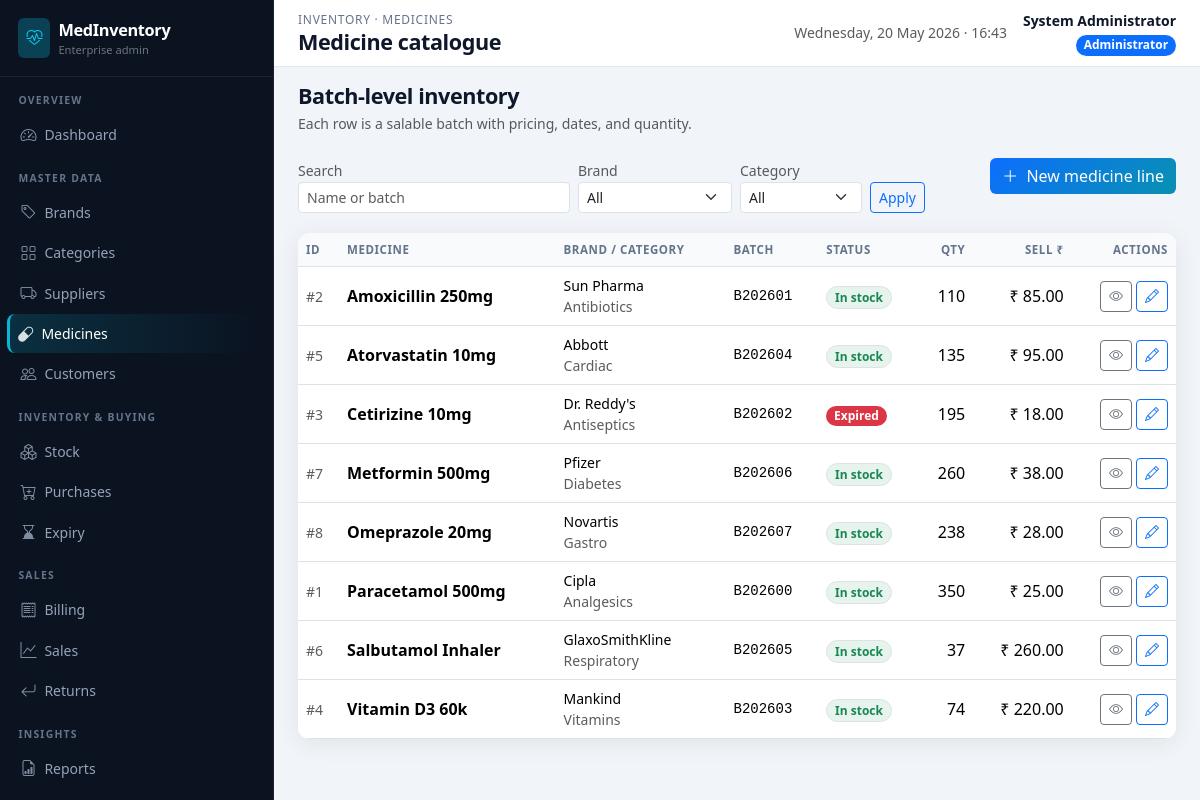
Page /admin/medicines (signed in) on the committed database.
### app/models.py (models this page shows, shortened)
class User(UserMixin, db.Model):
    __tablename__ = "users"
    id = db.Column(db.Integer, primary_key=True)
    username = db.Column(db.String(80), unique=True, nullable=False, index=True)
    password_hash = db.Column(db.String(256), nullable=False)
    full_name = db.Column(db.String(120), nullable=False)
    email = db.Column(db.String(120))
    phone = db.Column(db.String(32))
    role = db.Column(db.String(20), nullable=False, default="staff")  # admin | staff
    is_active = db.Column(db.Boolean, default=True)
    created_at = db.Column(db.DateTime, default=datetime.utcnow)
    bills = db.relationship("Bill", backref="staff", lazy="dynamic")
    returns = db.relationship("MedicineReturn", backref="staff", lazy="dynamic")

class Medicine(db.Model):
    __tablename__ = "medicines"
    id = db.Column(db.Integer, primary_key=True)
    name = db.Column(db.String(160), nullable=False, index=True)
    brand_id = db.Column(db.Integer, db.ForeignKey("brands.id"), nullable=False)
    category_id = db.Column(db.Integer, db.ForeignKey("categories.id"), nullable=False)
    supplier_id = db.Column(db.Integer, db.ForeignKey("suppliers.id"), nullable=False)
    batch_number = db.Column(db.String(80), nullable=False, index=True)
    manufacturing_date = db.Column(db.Date, nullable=False)
    expiry_date = db.Column(db.Date, nullable=False, index=True)
    purchase_price = db.Column(db.Numeric(12, 2), nullable=False)
    selling_price = db.Column(db.Numeric(12, 2), nullable=False)
    quantity = db.Column(db.Integer, nullable=False, default=0)
    min_stock_level = db.Column(db.Integer, nullable=False, default=10)
    description = db.Column(db.Text)
    created_at = db.Column(db.DateTime, default=datetime.utcnow)
    bill_items = db.relationship("BillItem", backref="medicine", lazy="dynamic")
    purchase_lines = db.relationship("Purchase", backref="medicine", lazy="dynamic")

class Brand(db.Model):
    __tablename__ = "brands"
    id = db.Column(db.Integer, primary_key=True)
    name = db.Column(db.String(120), unique=True, nullable=False, index=True)
    description = db.Column(db.Text)
    medicines = db.relationship("Medicine", backref="brand", lazy="dynamic")

class Category(db.Model):
    __tablename__ = "categories"
    id = db.Column(db.Integer, primary_key=True)
    name = db.Column(db.String(120), unique=True, nullable=False, index=True)
    description = db.Column(db.Text)
    medicines = db.relationship("Medicine", backref="category", lazy="dynamic")

### app/admin_routes.py (the view, shortened to what this page needs)
@admin_bp.route("/medicines")
@login_required
@admin_required
def medicines():
    q = (request.args.get("q") or "").strip()
    brand_id = request.args.get("brand_id", type=int)
    cat_id = request.args.get("category_id", type=int)
    page = request.args.get("page", 1, type=int) or 1
    query = Medicine.query
    if brand_id:
        query = query.filter_by(brand_id=brand_id)
    if cat_id:
        query = query.filter_by(category_id=cat_id)
    query = query.order_by(Medicine.name, Medicine.batch_number)
    pagination = query.paginate(page=page, per_page=12, error_out=False)
    return render_template(
        "admin/medicines_list.html",
        medicines=pagination.items,
        pagination=pagination,
        brands=Brand.query.order_by(Brand.name).all(),
        categories=Category.query.order_by(Category.name).all(),
        suppliers=Supplier.query.order_by(Supplier.name).all(),
        q=q,
        brand_id=brand_id,
        category_id=cat_id,
    )

### app/utils.py (called while the page is built)
def admin_required(view):
    @wraps(view)
    def wrapped(*args, **kwargs):
        if not current_user.is_authenticated:
            flash("Please log in to continue.", "warning")
            return redirect(url_for("main.login", next=request.url))
        if current_user.role != "admin":
            flash("You do not have permission to access that page.", "danger")
            return redirect(url_for("staff.dashboard"))
        return view(*args, **kwargs)
    return wrapped

### app/templates/admin/medicines_list.html (shortened to what this page needs)
{% extends "admin/layout.html" %}
{% from "admin/_macros.html" import page_heading, toolbar_search, action_group, pagination_nav, badge_stock with context %}
{% block breadcrumb %}Inventory · Medicines{% endblock %}
{% block page_title %}Medicine catalogue{% endblock %}
{% block content %}
{{ page_heading("Batch-level inventory", "Each row is a salable batch with pricing, dates, and quantity.") }}
<div class="page-action-bar align-items-start">
  <form class="row g-2 align-items-end flex-grow-1" method="get" action="{{ url_for('admin.medicines') }}">
    <div class="col-auto flex-grow-1" style="min-width:200px;max-width:280px">
      <label class="small text-muted">Search</label>
      <input type="search" class="form-control form-control-sm" name="q" value="{{ q }}" placeholder="Name or batch">
    </div>
    <div class="col-auto">
      <label class="small text-muted">Brand</label>
      <select class="form-select form-select-sm" name="brand_id"><option value="">All</option>{% for b in brands %}<option value="{{ b.id }}" {% if brand_id == b.id %}selected{% endif %}>{{ b.name }}</option>{% endfor %}</select>
    </div>
    <div class="col-auto">
      <label class="small text-muted">Category</label>
      <select class="form-select form-select-sm" name="category_id"><option value="">All</option>{% for c in categories %}<option value="{{ c.id }}" {% if category_id == c.id %}selected{% endif %}>{{ c.name }}</option>{% endfor %}</select>
    </div>
    <div class="col-auto"><button type="submit" class="btn btn-sm btn-outline-primary mt-3">Apply</button></div>
  </form>
  <a href="{{ url_for('admin.medicine_new') }}" class="btn btn-brand"><i class="bi bi-plus-lg me-1"></i> New medicine line</a>
</div>
<div class="card card-soft table-responsive">
  <table class="table table-hover align-middle mb-0">
    <thead><tr><th>ID</th><th>Medicine</th><th>Brand / Category</th><th>Batch</th><th>Status</th><th class="text-end">Qty</th><th class="text-end">Sell ₹</th><th class="text-end">Actions</th></tr></thead>
    <tbody>
      {% for m in medicines %}
      <tr>
        <td class="small text-muted">#{{ m.id }}</td>
        <td class="fw-semibold">{{ m.name }}</td>
        <td class="small"><div>{{ m.brand.name }}</div><div class="text-muted">{{ m.category.name }}</div></td>
        <td class="small font-monospace">{{ m.batch_number }}</td>
        <td>{{ badge_stock(m) }}</td>
        <td class="text-end">{{ m.quantity }}</td>
        <td class="text-end">₹ {{ '%.2f'|format(m.selling_price|float) }}</td>
        <td class="text-end">{{ action_group(url_for('admin.medicine_detail', mid=m.id), url_for('admin.medicine_edit', mid=m.id), url_for('admin.medicine_delete', mid=m.id) if m.bill_items.count() == 0 else None, 'Delete this batch line?') }}</td>
      </tr>
      {% else %}
      <tr><td colspan="8"><div class="empty-state">No lines match. <a href="{{ url_for('admin.medicine_new') }}">Create inventory</a>.</div></td></tr>
      {% endfor %}
    </tbody>
  </table>
</div>
{% endblock %}

### app/templates/admin/layout.html (shortened to what this page needs)
{% extends "base.html" %}
{% block body %}
<div class="admin-shell d-flex">
  <aside class="sidebar-admin no-print d-none d-lg-block">
    <div class="brand-block">
      <div class="d-flex align-items-center gap-2 text-white">
        <span class="rounded-2 bg-info bg-opacity-25 d-flex p-2"><i class="bi bi-heart-pulse text-info"></i></span>
        <div>
          <div class="product-name fw-bold">MedInventory</div>
          <div class="small text-secondary" style="font-size:0.7rem;">Enterprise admin</div>
        </div>
      </div>
    </div>
    <nav class="nav flex-column pb-4">
      <div class="nav-section-label">Overview</div>
      <a class="nav-link {% if request.endpoint == 'admin.dashboard' %}active{% endif %}" href="{{ url_for('admin.dashboard') }}"><i class="bi bi-speedometer2"></i> Dashboard</a>
      <div class="nav-section-label">Master data</div>
      <a class="nav-link {% if request.endpoint in ['admin.brands','admin.brand_detail','admin.brand_new','admin.brand_edit'] %}active{% endif %}" href="{{ url_for('admin.brands') }}"><i class="bi bi-tag"></i> Brands</a>
      <a class="nav-link " href="{{ url_for('admin.categories') }}"><i class="bi bi-grid"></i> Categories</a>
      <a class="nav-link {% if request.endpoint in ['admin.suppliers','admin.supplier_detail','admin.supplier_new','admin.supplier_edit'] %}active{% endif %}" href="{{ url_for('admin.suppliers') }}"><i class="bi bi-truck"></i> Suppliers</a>
      <a class="nav-link {% if request.endpoint in ['admin.medicines','admin.medicine_detail','admin.medicine_new','admin.medicine_edit'] %}active{% endif %}" href="{{ url_for('admin.medicines') }}"><i class="bi bi-capsule"></i> Medicines</a>
      <a class="nav-link " href="{{ url_for('admin.customers') }}"><i class="bi bi-people"></i> Customers</a>
      <div class="nav-section-label">Inventory &amp; buying</div>
      <a class="nav-link {% if 'stock' in (request.endpoint or '') %}active{% endif %}" href="{{ url_for('admin.stock_index') }}"><i class="bi bi-boxes"></i> Stock</a>
      <a class="nav-link " href="{{ url_for('admin.purchases') }}"><i class="bi bi-cart-plus"></i> Purchases</a>
      <a class="nav-link {% if request.endpoint == 'admin.expiry_index' %}active{% endif %}" href="{{ url_for('admin.expiry_index') }}"><i class="bi bi-hourglass-bottom"></i> Expiry</a>
      <div class="nav-section-label">Sales</div>
      <a class="nav-link {% if 'billing' in (request.endpoint or '') %}active{% endif %}" href="{{ url_for('admin.billing_list') }}"><i class="bi bi-receipt"></i> Billing</a>
      <a class="nav-link {% if request.endpoint in ['admin.sales','admin.sales_medicine_wise','admin.sales_daily','admin.sales_monthly'] %}active{% endif %}" href="{{ url_for('admin.sales') }}"><i class="bi bi-graph-up"></i> Sales</a>
      <a class="nav-link {% if 'returns' in (request.endpoint or '') %}active{% endif %}" href="{{ url_for('admin.returns_list') }}"><i class="bi bi-arrow-return-left"></i> Returns</a>
      <div class="nav-section-label">Insights</div>
      <a class="nav-link" href="{{ url_for('admin.reports', name='stock') }}"><i class="bi bi-file-earmark-bar-graph"></i> Reports</a>
      <a class="nav-link {% if request.endpoint == 'admin.analytics' %}active{% endif %}" href="{{ url_for('admin.analytics') }}"> Analytics</a>
    </nav>
  </aside>
  <div class="main-with-sidebar flex-grow-1">
    <header class="topbar d-flex flex-wrap justify-content-between align-items-center gap-2 no-print">
      <div class="d-flex align-items-center gap-2">
        <div>
          <div class="admin-breadcrumb">{% block breadcrumb %}Administration{% endblock %}</div>
          <h1 class="admin-page-title mb-0">{% block page_title %}Console{% endblock %}</h1>
        </div>
      </div>
      <div class="d-flex align-items-center gap-3 text-end">
        <div class="d-none d-md-block small text-muted">{{ moment or '' }}</div>
        <div>
          <div class="fw-semibold small">{{ current_user.full_name }}</div>
          <span class="badge text-bg-primary rounded-pill">Administrator</span>
        </div>
      </div>
    </header>
    <main class="p-4 pt-3">
      {% block content %}{% endblock %}
    </main>
  </div>
</div>
{% endblock %}

### app/templates/admin/_macros.html (shortened to what this page needs)
{% macro page_heading(title, subtitle=None) %}
<div class="admin-page-head mb-4">
  <h1 class="admin-page-title mb-1">{{ title }}</h1>
  {% if subtitle %}<p class="text-muted small mb-0">{{ subtitle }}</p>{% endif %}
</div>
{% endmacro %}
{% macro badge_stock(m) %}
  {% if m.quantity == 0 %}
    <span class="badge rounded-pill text-bg-secondary">Out of stock</span>
  {% elif m.expiry_date < today %}
    <span class="badge rounded-pill text-bg-danger">Expired</span>
  {% elif m.quantity <= m.min_stock_level %}
    <span class="badge rounded-pill text-bg-warning text-dark">Low stock</span>
  {% else %}
    <span class="badge rounded-pill bg-success bg-opacity-10 text-success border">In stock</span>
  {% endif %}
{% endmacro %}
{% macro action_group(view_url, edit_url, delete_url=None, delete_confirm='Delete this record?') %}
<div class="d-flex flex-wrap gap-1 justify-content-end">
  <a href="{{ view_url }}" class="btn btn-sm btn-outline-secondary" title="View"><i class="bi bi-eye"></i></a>
  <a href="{{ edit_url }}" class="btn btn-sm btn-outline-primary" title="Edit"><i class="bi bi-pencil"></i></a>
</div>
{% endmacro %}

### app/static/css/app.css (style rules this page uses)
:root { --mi-primary: #0d6efd; --mi-sidebar: #0b1220; --mi-sidebar-border: rgba(148, 163, 184, 0.12); --mi-sidebar-hover: #151f32; --mi-accent: #06b6d4; --mi-card-shadow: 0 4px 24px rgba(15, 23, 42, 0.08); --mi-topbar-h: 64px; }
body { font-family: "Segoe UI", system-ui, -apple-system, Roboto, "Helvetica Neue", sans-serif; background: #f1f5f9; color: #0f172a; }
.card-soft { border: none; box-shadow: var(--mi-card-shadow); border-radius: 12px; background: #fff; }
.sidebar-admin { min-height: 100vh; background: var(--mi-sidebar); color: #e2e8f0; width: 274px; position: fixed; left: 0; top: 0; z-index: 1040; padding: 0; overflow-y: auto; border-right: 1px solid var(--mi-sidebar-border); }
.sidebar-admin .brand-block { padding: 1.1rem 1.15rem; border-bottom: 1px solid var(--mi-sidebar-border); }
.sidebar-admin .brand-block .product-name { font-size: 1.02rem; letter-spacing: -0.02em; }
.sidebar-admin .nav-section-label { font-size: 0.65rem; text-transform: uppercase; letter-spacing: 0.12em; color: #64748b; padding: 1rem 1.15rem 0.35rem; font-weight: 600; }
.sidebar-admin a.nav-link { color: #94a3b8; border-radius: 8px; margin: 1px 10px; padding: 0.45rem 0.65rem; font-size: 0.875rem; display: flex; align-items: center; gap: 0.5rem; }
.sidebar-admin a.nav-link i { font-size: 1rem; opacity: 0.85; }
.sidebar-admin a.nav-link.active { background: linear-gradient(90deg, rgba(6, 182, 212, 0.18), transparent); color: #fff; border-left: 3px solid var(--mi-accent); margin-left: 7px; padding-left: calc(0.65rem - 3px); }
.main-with-sidebar { margin-left: 274px; min-height: 100vh; }
.admin-shell { min-height: 100vh; }
.topbar { background: #fff; border-bottom: 1px solid #e2e8f0; min-height: var(--mi-topbar-h); padding: 0.65rem 1.5rem; position: sticky; top: 0; z-index: 1020; }
.admin-page-title { font-size: 1.35rem; font-weight: 700; letter-spacing: -0.02em; color: #0f172a; }
.admin-breadcrumb { font-size: 0.75rem; color: #64748b; text-transform: uppercase; letter-spacing: 0.06em; }
.table thead th { font-size: 0.72rem; text-transform: uppercase; letter-spacing: 0.05em; color: #64748b; font-weight: 600; border-bottom-width: 1px; background: #f8fafc; white-space: nowrap; }
.table tbody td { vertical-align: middle; }
.btn-brand { background: linear-gradient(135deg, #0d6efd, #0891b2); border: none; color: #fff; }
.page-action-bar { display: flex; flex-wrap: wrap; gap: 0.5rem; align-items: center; justify-content: space-between; margin-bottom: 1.25rem; }

### rows in the picture
User: full_name "System Administrator"
Medicine: id "2", name "Amoxicillin 250mg", brand.name "Sun Pharma", category.name "Antibiotics", batch_number "B202601", expiry_date "In stock", quantity "110", selling_price "85.00"
Medicine: id "5", name "Atorvastatin 10mg", brand.name "Abbott", category.name "Cardiac", batch_number "B202604", expiry_date "In stock", quantity "135", selling_price "95.00"
Medicine: id "3", name "Cetirizine 10mg", brand.name "Dr. Reddy's", category.name "Antiseptics", batch_number "B202602", expiry_date "Expired", quantity "195", selling_price "18.00"
Medicine: id "7", name "Metformin 500mg", brand.name "Pfizer", category.name "Diabetes", batch_number "B202606", expiry_date "In stock", quantity "260", selling_price "38.00"
Medicine: id "8", name "Omeprazole 20mg", brand.name "Novartis", category.name "Gastro", batch_number "B202607", expiry_date "In stock", quantity "238", selling_price "28.00"
Medicine: id "1", name "Paracetamol 500mg", brand.name "Cipla", category.name "Analgesics", batch_number "B202600", expiry_date "In stock", quantity "350", selling_price "25.00"
Medicine: id "6", name "Salbutamol Inhaler", brand.name "GlaxoSmithKline", category.name "Respiratory", batch_number "B202605", expiry_date "In stock", quantity "37", selling_price "260.00"
Medicine: id "4", name "Vitamin D3 60k", brand.name "Mankind", category.name "Vitamins", batch_number "B202603", expiry_date "In stock", quantity "74", selling_price "220.00"

### other values in the picture
{{ title }} "Batch-level inventory"
{{ subtitle }} "Each row is a salable batch with pricing, dates, and quantity."
